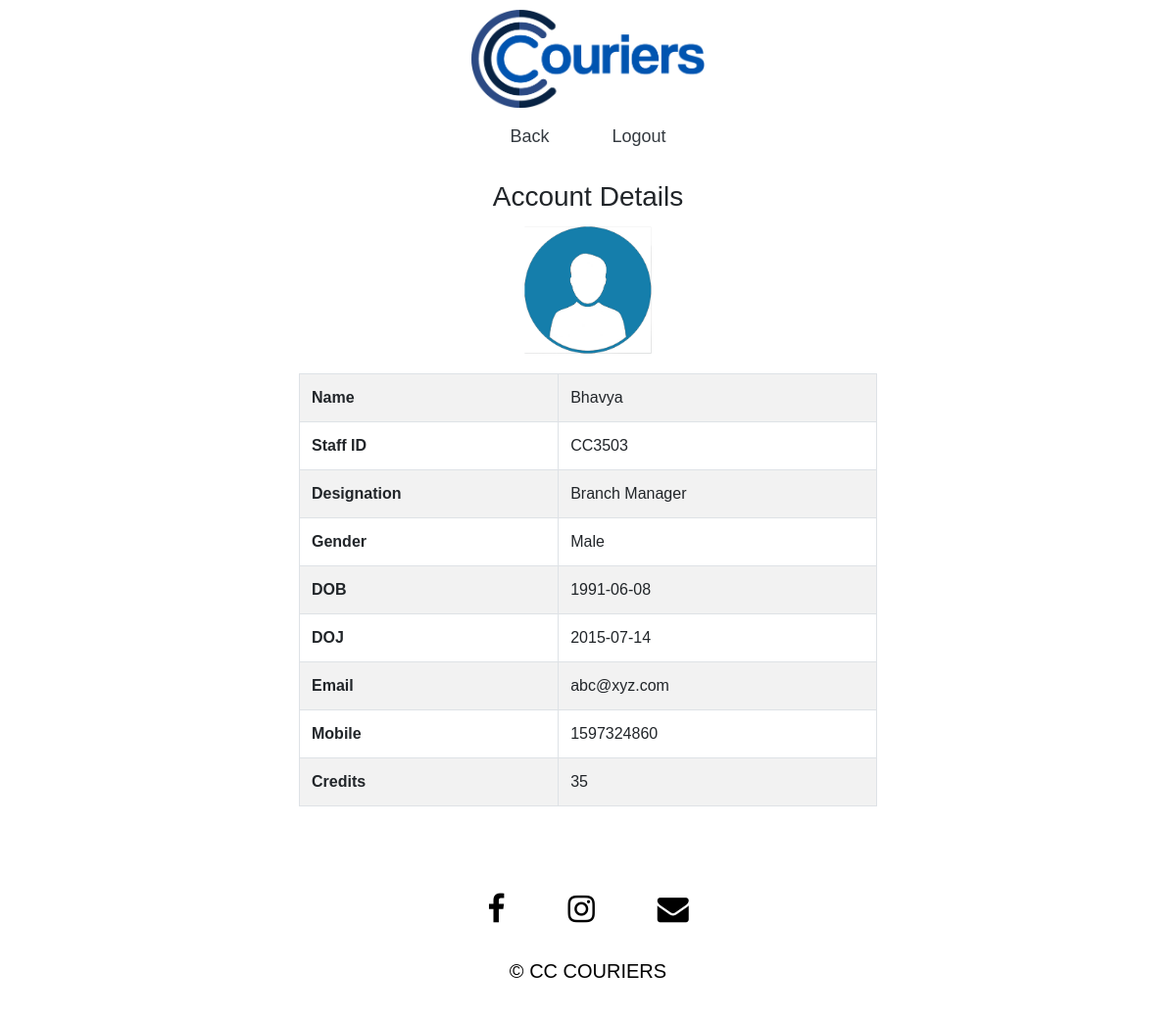
The page /account.php (signed in) on the database its author committed.
### tables this page shows
CREATE TABLE `staff` (
  `StaffID` varchar(30) NOT NULL,
  `Name` varchar(30) NOT NULL,
  `Designation` varchar(30) NOT NULL,
  `Gender` varchar(10) NOT NULL,
  `DOB` date NOT NULL,
  `DOJ` date NOT NULL,
  `Salary` int(11) NOT NULL,
  `Mobile` bigint(20) NOT NULL,
  `Email` varchar(30) NOT NULL,
  `Credits` int(11) NOT NULL DEFAULT '0'
);

### account.php (the view, shortened to what this page needs)
<?php
    include("db_connect.php");
    $id = $_SESSION['id'];
    $sql = "SELECT * FROM staff WHERE StaffID='$id'";
    $result = mysqli_query($conn, $sql);
    $staff = mysqli_fetch_assoc($result);
?>
<!DOCTYPE html>
<html>
    <head>
        <link rel="stylesheet" href="style/bootstrap.css">
        <link rel="stylesheet" href="style/index_styles.css">
        <link rel="stylesheet" href="https://cdnjs.cloudflare.com/ajax/libs/font-awesome/4.7.0/css/font-awesome.min.css">
    </head>
    <body style="font-family: Arial, Helvetica, sans-serif;">
        <div ><img src="Images/logo.png" id="logo" style="height: 100px !important; margin-top: 10px !important;"  ></div>
        <nav class="navbar navbar-toggleable-md navbar-expand-lg navbar-default navbar-light mb-10" style="background-color: rgba(255, 255, 255, 0.8);">
            <div class="container">
                <div class="collapse navbar-collapse" id="mainNav">
                    <div class="navbar-nav  " style="margin: 0 auto; font-size: large;">
                        <a class="nav-item nav-link text-dark mr-5  " href="staff.php">Back</a>
                        <a class="nav-item nav-link text-dark" href="logout.php" >Logout</a>
                    </div>
                </div>
            </div>
        </nav>
        <div class="container text-center" style="width : 50%; background-color: rgba(255, 255, 255, 0.7); margin-top: 10px; border-radius:15px; padding: 5px;">
            <h3 >Account Details</h3>
            <img src="Images/userlogo2.png" style="margin:0 auto; height: 140px; width: 140px; margin-bottom: 15px;">
            <table class="text-left table table-bordered table-striped" >
                <tr><td style="font-weight:bold;">Name</td><td><?php echo $staff['Name']; ?></td></tr>
                <tr><td style="font-weight:bold;">Staff ID</td><td><?php echo $staff['StaffID']; ?></td></tr>
                <tr><td style="font-weight:bold;">Designation</td><td><?php echo $staff['Designation']; ?></td></tr>
                <tr><td style="font-weight:bold;">Gender</td><td><?php echo $staff['Gender']; ?></td></tr>
                <tr><td style="font-weight:bold;">DOB</td><td><?php echo $staff['DOB']; ?></td></tr>
                <tr><td style="font-weight:bold;">DOJ</td><td><?php echo $staff['DOJ']; ?></td></tr>
                <tr><td style="font-weight:bold;">Email</td><td><?php echo $staff['Email']; ?></td></tr>
                <tr><td style="font-weight:bold;">Mobile</td><td><?php echo $staff['Mobile']; ?></td></tr>
                <tr><td style="font-weight:bold;">Credits</td><td><?php echo $staff['Credits']; ?></td></tr>
            </table>
        </div>
        <div class="container-fluid text-center mt-5" style="background-color: rgba(255, 255, 255, 0.7); padding: 20px; position: relative;">
            <div class="i-bar" style="display: flex; flex-direction: row; flex-wrap: wrap; justify-content:center; margin-bottom: 2em;">
                <a class="fa fa-facebook " href="#" style="border: none; text-decoration: none;  margin: 0em 1em; color:black; font-size: xx-large;"></a>
                <a class="fa fa-instagram" href="#" style="border: none; text-decoration: none;  margin: 0em 1em; color:black; font-size: xx-large;"></a>
                <a class="fa fa-envelope " href="#" style="border: none; text-decoration: none;  margin: 0em 1em; color:black; font-size: xx-large;"></a>
            </div>
            <p class="credit" style="font-size: 20px; font-stretch: 3px; text-align: center; color: black;">© CC COURIERS</p>
        </div>
    </body>
</html>

### style/index_styles.css (style rules this page uses)
body, html { margin: 0; height: 100%; background-image: url('../Images/bbg2.jpeg'); background-position: center; background-repeat: no-repeat; background-size: cover; overflow-x: hidden; position: relative; z-index: -99; font-family: Arial, Helvetica, sans-serif !important; }
#logo { height: 100px !important; width: auto; margin: 0 auto; display: block; text-align: center; z-index: 9; }

### rows shown on the page
staff: Name "Bhavya", StaffID "CC3503", Designation "Branch Manager", Gender "Male", DOB "1991-06-08", DOJ "2015-07-14", Email "abc@xyz.com", Mobile "1597324860", Credits "35"
